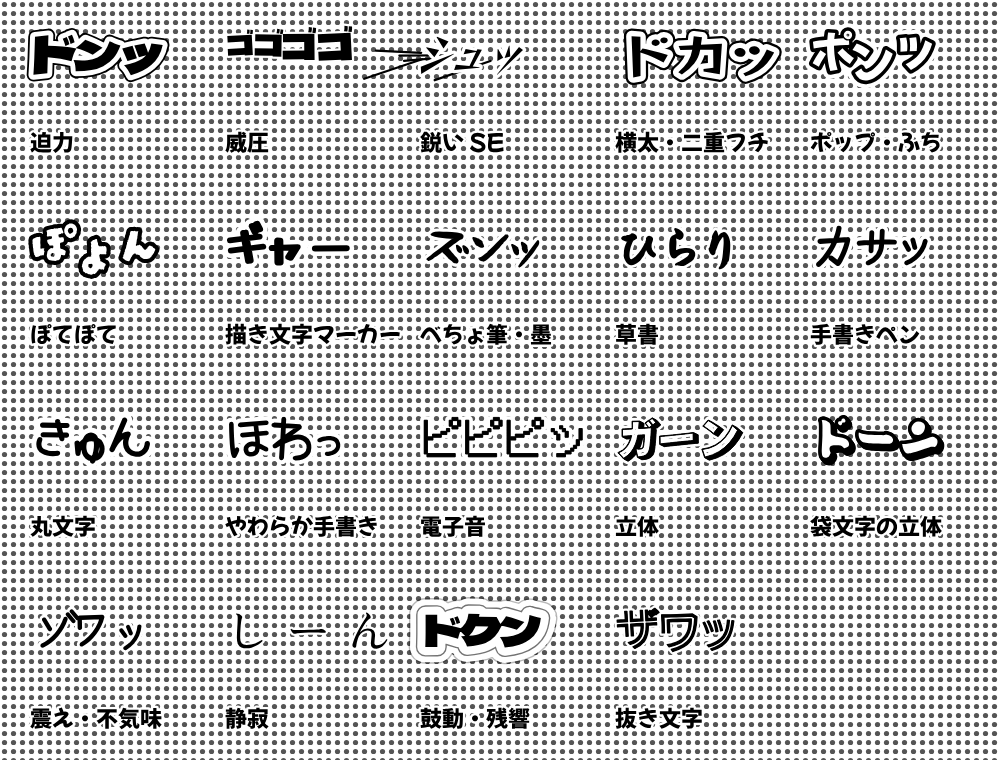
#> input picture plugins/dsh-manga-studio/skill/assets/sfx/sfx-styles.png, 1000 x 760 px, given in place of sfx, which was not available
$ python tone_check.py ../../../dsh-manga-studio/skill/assets/sfx
#> lines starting #> are read from the running program, lines starting #| are printed output that depends on the picture; after the words box and inside, x2 and y2 are one past the last pixel; in counts of white or black regions, pixels touching at a corner belong together
#!/usr/bin/env python3
"""生成した白黒ページの「灰色の塗り」を測る（Pillow が要る。他のスクリプトと違い標準ライブラリだけでは動かない）。

白黒の漫画は、線・ベタ（黒）・トーン（網点）・白でできている。画像生成モデルは、ここに
エアブラシのような「なめらかな灰色の面」を足しやすい（厚塗り・グラデーション・光沢）。
網点は元の解像度では白と黒の点なので、縮小しすぎると灰の面と区別できない。このスクリプトは
長辺 2000px まで（それより小さい画像は元のまま）で、次の 4 つを測る。

  white     白（明度 225 以上）の割合
  black     黒（明度 50 以下）の割合
  mid       その間の灰の割合（網点も縮小で灰に混ざるので、参考値。警報には使わない）
  flatgray  なめらかな灰の面の割合（5px 四方の明度のばらつきが小さく、明度が 60〜215 の場所）

測る単位は 1 ページ。見開きの画像は --spread で左右に割り、右（#右）と左（#左）を別の行で返す。1 コマだけの画像には使わない
（背景を飛ばしたコマや、回想のグラデーションのコマで高く出る）。

目安（2026-11-15、Manga109-s の 400 見開きを左右に割った 800 ページ。スキャンの JPEG）:
  flatgray  中央値 0.000、上位 1 割 0.001、上位 5% 0.003
  white     中央値 0.67、 下位 1 割 0.51
同じ AI で作った比較画像 1 組（各 1 ページ）では、厚塗りの版が flatgray 0.018・white 0.58、
描き込みを絞った版が 0.000・0.81。1600x2400 の 2px 周期の網点は flatgray 0.000、縦のグラデーションは 0.50。
閾値は実際の漫画の上位 5% の少し上に置いた目安で、作品ごとには較正していない。

使い方:
  python tone_check.py page1.png page2.png ...      # 1 行ずつ数値と判定
  python tone_check.py --spread spread.jpg          # 見開きの画像
  python tone_check.py --json DIR/*.png             # JSON で

判定は「目で確かめる場所」の印で、合否でも原因の断定でもない。カラーページ、意図した回想のグラデーション、
写真の背景、ぼかしたトーンは高く出る。警報だけを理由に画面を均さない。
終了コード: 0 = 警報なし、1 = 警報あり、2 = 読めない画像があった。
"""
import argparse
import json
import sys

try:
    from PIL import Image, ImageChops, ImageFilter, ImageStat
except ImportError:  # pragma: no cover
    sys.stderr.write("Pillow が要る（pip install Pillow）。無ければこの検査は飛ばし、visual-check.md の層 7 を目で見る\n")
    sys.exit(2)

LIMITS = {"flatgray": 0.005, "white_min": 0.48}  # 実際の漫画の上位 5% の少し上、白の下位 7% ほど


MAX_SIDE = 2000  # 網点を潰さないよう、縮小は長辺 2000px まで（それより小さい画像は元のまま）


def measure(path, spread=False):
#> called with spread = False
    im = Image.open(path)
#> im is the input picture: PIL image 1000x760 RGB; min 0, max 255, mean 200.4
    if im.mode in ("RGBA", "LA") or (im.mode == "P" and "transparency" in im.info):
        bg = Image.new("RGBA", im.size, (255, 255, 255, 255))
        bg.alpha_composite(im.convert("RGBA"))
        im = bg
    im = im.convert("L")
#> im: PIL image 1000x760 L
    if spread and im.width > im.height:
        # 見開きは右ページと左ページに割って、両方を返す（目安は 1 ページ単位で作った）
        return [("右", _measure(im.crop((im.width // 2, 0, im.width, im.height)))),
                ("左", _measure(im.crop((0, 0, im.width // 2, im.height))))]
    return [("", _measure(im))]


def _measure(im):
    im = im.copy()
    im.thumbnail((MAX_SIDE, MAX_SIDE))
    n = im.width * im.height
#> n = 760000
    h = im.histogram()
#> h = 256 values, max 471993 at index 255, min 63 at index 66, mean 2968.8
    white = sum(h[225:]) / n
#> white = 0.658
    black = sum(h[:51]) / n
#> black = 0.0539
    mid = 1 - white - black
#> mid = 0.288
    # なめらかな面: 5x5 の平均との差の平均（局所のばらつき）が小さく、明度が中間
    blur = im.filter(ImageFilter.BoxBlur(2))
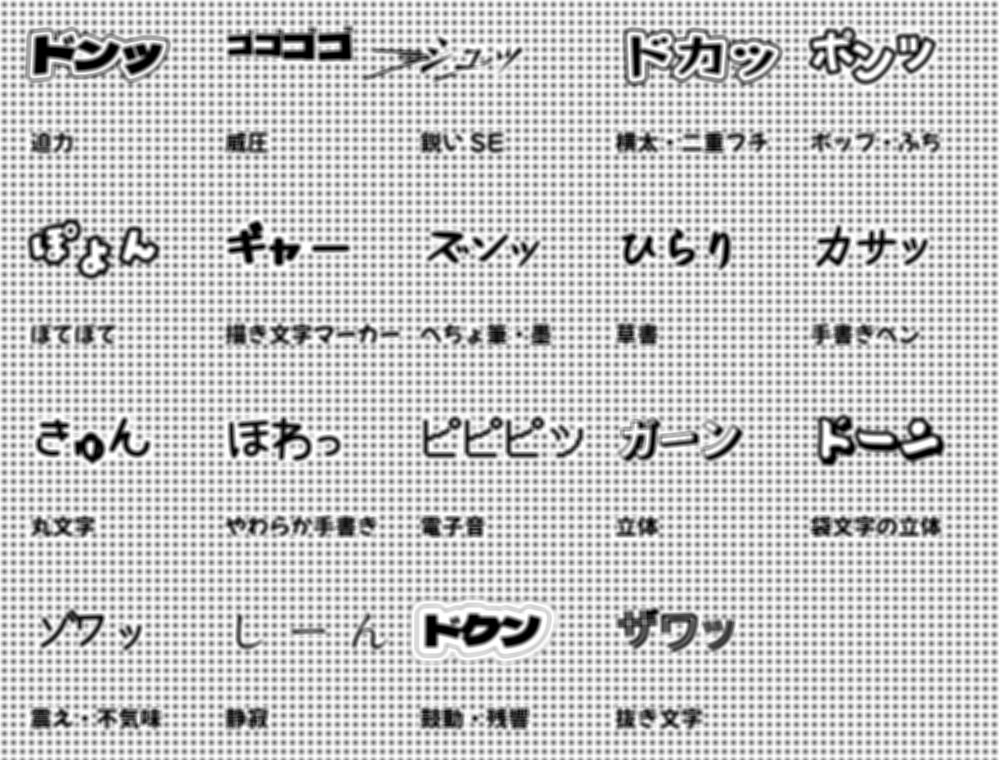
#> blur: PIL image 1000x760 L; min 0, max 255, mean 200.5
    dev = ImageChops.difference(im, blur).filter(ImageFilter.BoxBlur(2))
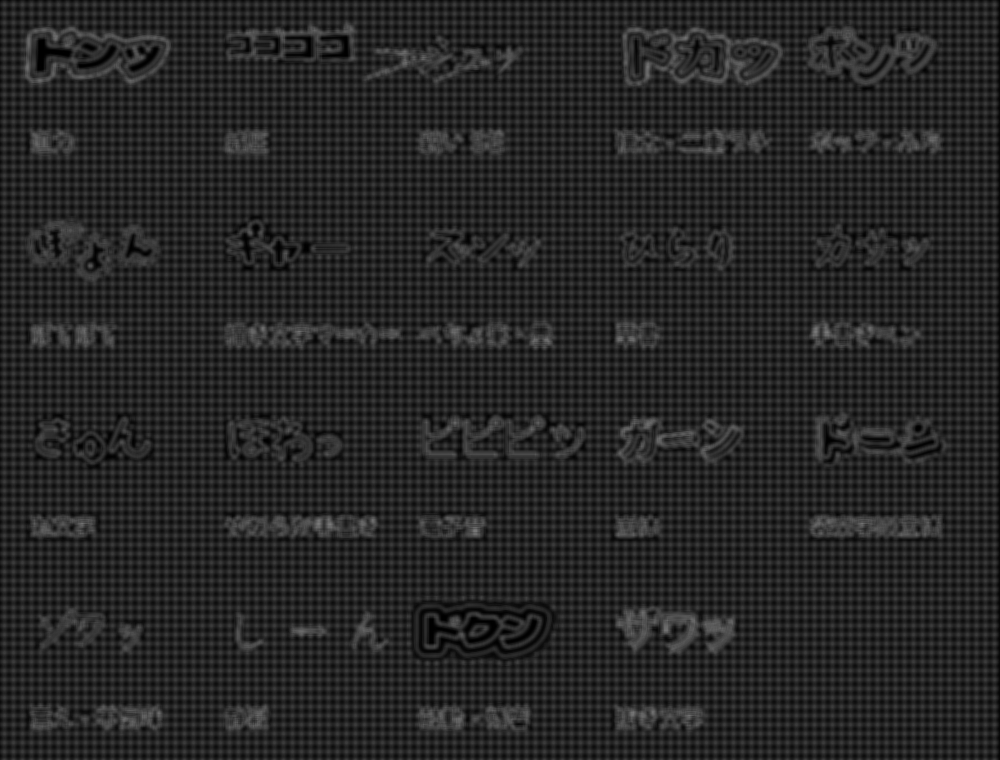
#> dev: PIL image 1000x760 L; min 0, max 122, mean 37.5
    flat = dev.point(lambda v: 255 if v < 4 else 0)
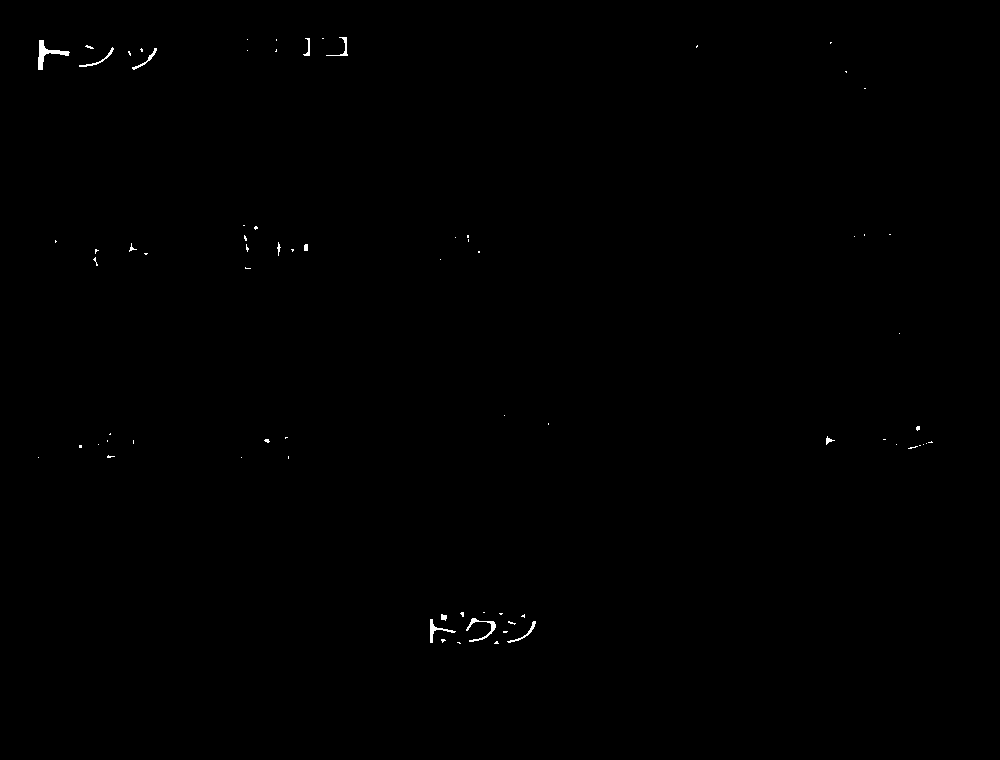
#> flat: PIL image 1000x760 L; 0.19% white; 74 white regions (61 under 20 px), largest, box (x1, y1, x2, y2) and area: (38, 40, 70, 70) 269, (466, 618, 496, 642) 167, (430, 619, 456, 643) 134
    midband = blur.point(lambda v: 255 if 60 < v < 215 else 0)
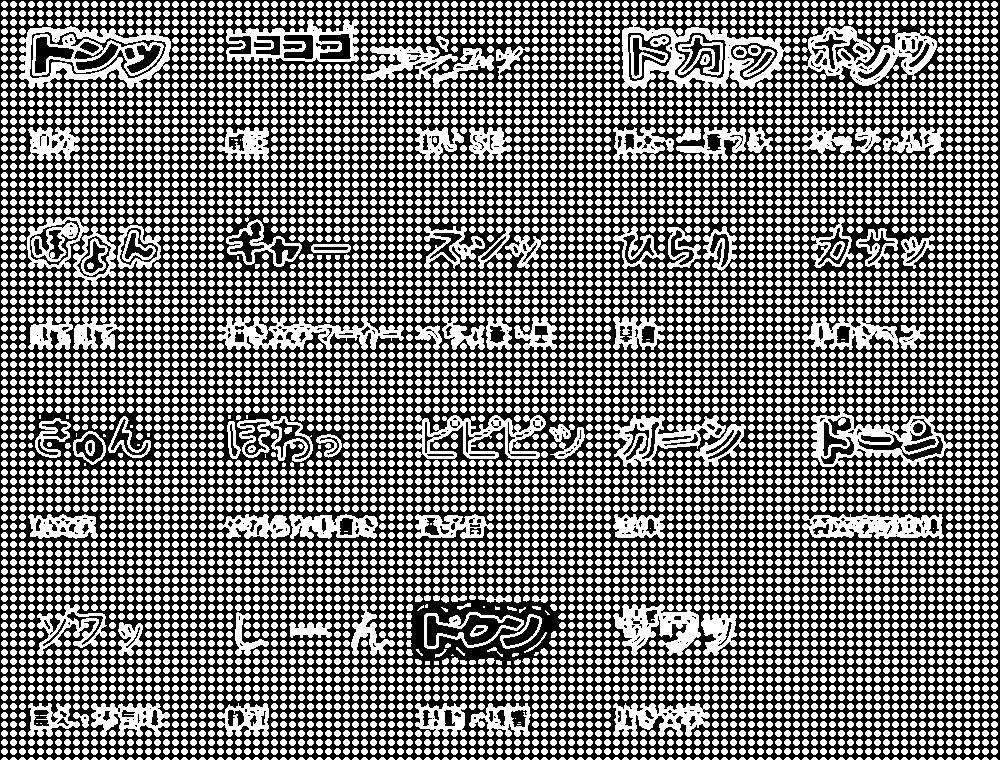
#> midband: PIL image 1000x760 L; 47.5% white; 7638 white regions (154 under 20 px), largest, box (x1, y1, x2, y2) and area: (622, 19, 791, 89) 3918, (802, 26, 937, 89) 3551, (811, 406, 953, 467) 3245
    both = ImageChops.multiply(flat, midband)
#> both: PIL image 1000x760 L; every value is 0
    flatgray = ImageStat.Stat(both).mean[0] / 255
#> flatgray = 0
    return {"white": round(white, 3), "black": round(black, 3), "mid": round(mid, 3), "flatgray": round(flatgray, 3)}


def verdict(m):
    notes = []
    if m["flatgray"] > LIMITS["flatgray"]:
        notes.append("なめらかな灰の面が多い。厚塗り・エアブラシ・グラデーションの可能性があるので、目で確かめる")
    if m["white"] < LIMITS["white_min"]:
        notes.append("白が少ない。描き込みかトーンの貼りすぎの可能性があるので、目で確かめる")
    return notes


def main(argv=None):
    ap = argparse.ArgumentParser(description=__doc__, formatter_class=argparse.RawDescriptionHelpFormatter)
    ap.add_argument("images", nargs="+")
    ap.add_argument("--json", action="store_true")
    ap.add_argument("--spread", action="store_true", help="横長の画像を見開きとして左右に割って測る")
    a = ap.parse_args(argv)
    rows, errors = [], []
    for p in a.images:
        try:
            parts = measure(p, spread=a.spread)
#> parts = 1 item
        except Exception as e:  # noqa: BLE001
            sys.stderr.write(f"{p}: 読めない（{e}）\n")
            errors.append({"image": p, "error": str(e)})
            continue
        for side, m in parts:
            rows.append({"image": f"{p}#{side}" if side else p, **m, "warn": verdict(m)})
#> this loop made 1 pass
#> side on pass 1: ''
#> after the loop, rows = 1 item
    if a.json:
        print(json.dumps({"results": rows, "errors": errors}, ensure_ascii=False, indent=1))
    else:
        for r in rows:
            flag = "WARN " + "／".join(r["warn"]) if r["warn"] else "ok"
            print(f"{r['image']}\twhite {r['white']:.3f}\tblack {r['black']:.3f}\tmid {r['mid']:.3f}\tflatgray {r['flatgray']:.3f}\t{flag}")
#> this loop made 1 pass
#| ../../../dsh-manga-studio/skill/assets/sfx	white 0.658	black 0.054	mid 0.288	flatgray 0.000	ok
    if errors:
        return 2
    return 1 if any(r["warn"] for r in rows) else 0


if __name__ == "__main__":
    sys.exit(main())
#> (the program exits here)
